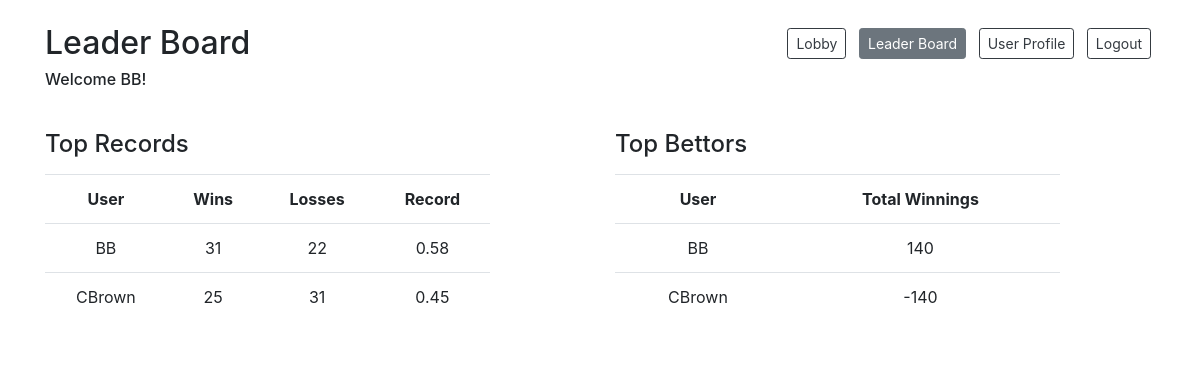
The app's page /leaderboard (signed in), older data.
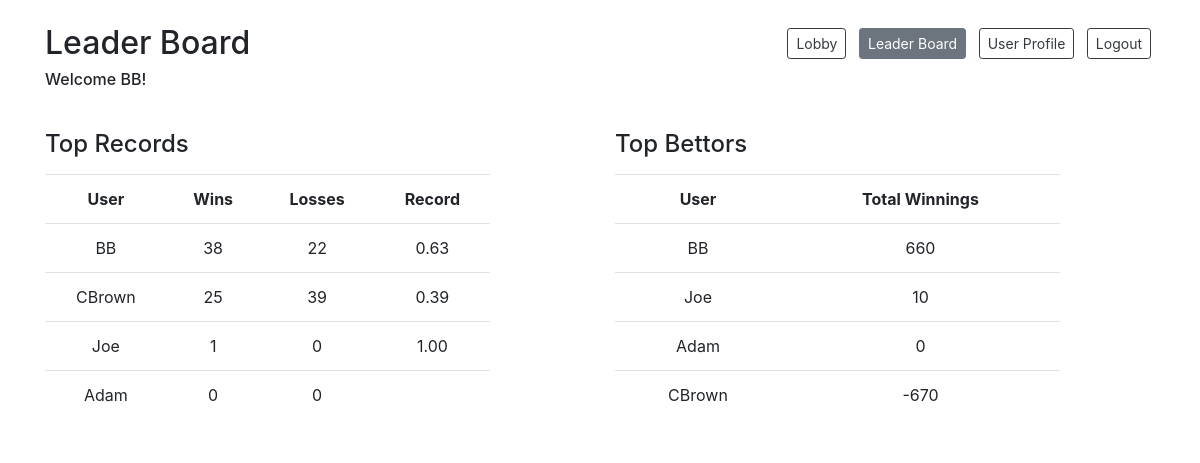
The same page, newer data.
### models.py (models this page shows)
class User(db.Model):
    __tablename__ = "users"
    id = db.Column(db.Integer, primary_key=True)
    user_name = db.Column(db.String(255))
    email = db.Column(db.String(255))
    password = db.Column(db.String(255))
    balance = db.Column(db.Integer)
    photo = db.Column(db.BLOB)
    wins = db.Column(db.Integer)
    losses = db.Column(db.Integer)
    current_game_id = db.Column(db.Integer, db.ForeignKey("games.id"), nullable=True)  # is null if not currently in a game
    current_game = db.relationship("Game", foreign_keys=[current_game_id], backref="game_users")
    created_at = db.Column(db.DateTime, server_default=func.now())
    updated_at = db.Column(db.DateTime, server_default=func.now(), onupdate=func.now())

### controller.py (the view)
def leaderboard():
    if 'user_id' in session:
        user = getUser(session['user_id'])
    records = getTopWinLossRecords(10)
    bettors = getTopBettors(10)
    return render_template('leaderboard.html', user = user, records = records, bettors = bettors, starting_balance=starting_balance)

### utilities.py (called while the page is built)
def getUser(user_id):
    user = User.query.get(user_id)
    return user

def getTopWinLossRecords(num_of_players):
    topWLRecords = User.query.order_by(User.wins / (User.losses + User.wins).desc()).limit(10)
    return topWLRecords

def getTopBettors(num_of_players):
    topBettors = User.query.order_by(User.balance.desc()).limit(10)
    return topBettors

### templates/leaderboard.html (shortened to what this page needs)
<!DOCTYPE html>
<html lang="en">
<head>
    <link href="https://stackpath.bootstrapcdn.com/bootstrap/4.4.1/css/bootstrap.min.css" rel="stylesheet">
    <script src="https://cdnjs.cloudflare.com/ajax/libs/socket.io/1.7.3/socket.io.min.js"></script></head>
</head>
<body>
    <div class="container bg-white">
        <div class="row justify-content-between mt-4 mb-2">
            <div class="col-auto">
                <h2>Leader Board</h2>
                <h6>Welcome {{user.user_name}}!</h6>
            </div>
            <div class="col-auto">
                <a href="/lobby" class="col-auto btn btn-outline-dark btn-sm mx-1 mt-1 mb-3">Lobby</a>
                <a href="#" class="inactive col-auto btn btn-secondary btn-sm mx-1 mt-1 mb-3">Leader Board</a>
                <a href="/user-profile" class="col-auto btn btn-outline-dark btn-sm mx-1 mt-1 mb-3">User Profile</a>
                <a href="/logout-action" class="col-auto btn btn-outline-dark btn-sm mx-1 mt-1 mb-3">Logout</a>
            </div>
        </div>
        <div class="row pt-4">
            <div class="col-5">
                <h4 class="pb-2">Top Records</h4>
                {% if records %}
                    <table class="table table-fixed text-center table-hover">
                        <tr scope="row">
                            <th>User</th>
                            <th>Wins</th>
                            <th>Losses</th>
                            <th>Record</th>
                        </tr>
                    {% for record in records %}
                        <tr scope="row">
                            <td>{{record.user_name}}</td>
                            <td>{{record.wins}}</td>
                            <td>{{record.losses}}</td>
                            <td>{%if record.wins or record.losses %}{{'%0.2f'| format(record.wins/(record.wins+record.losses))}}{%endif%}</td>
                        </tr>
                    {% endfor %}
                    </table>
                {% else %}
                    <h6>No games</h6>
                {% endif %}
            </div>
            <div class="col-1"></div>
            <div class="col-5">
                <h4 class="pb-2">Top Bettors</h4>
                {% if bettors %}
                    <table class="table table-fixed text-center table-hover">
                        <tr scope="row">
                            <th>User</th>
                            <th>Total Winnings</th>
                        </tr>
                    {% for bettor in bettors %}
                        <tr scope="row">
                            <td>{{bettor.user_name}}</td>
                            <td>{{bettor.balance - starting_balance}}</td>
                        </tr>
                    {% endfor %}
                    </table>
                {% else %}
                    <h6>No bettors</h6>
                {% endif %}
            </div>
        </div>
    </div>
</body>
</html>

Row changes from the older to the newer data that the page shows:
changed User "BB": wins "31" → "38"; record.wins/(record.wins+record.losses) "0.58" → "0.63"; bettor.balance-starting_balance "140" → "660"
changed User "CBrown": losses "31" → "39"; record.wins/(record.wins+record.losses) "0.45" → "0.39"; bettor.balance-starting_balance "-140" → "-670"
added User: user_name "Joe", wins "1", losses "0", record.wins/(record.wins+record.losses) "1.00", bettor.balance-starting_balance "10"
added User: user_name "Adam", wins "0", losses "0", bettor.balance-starting_balance "0"
